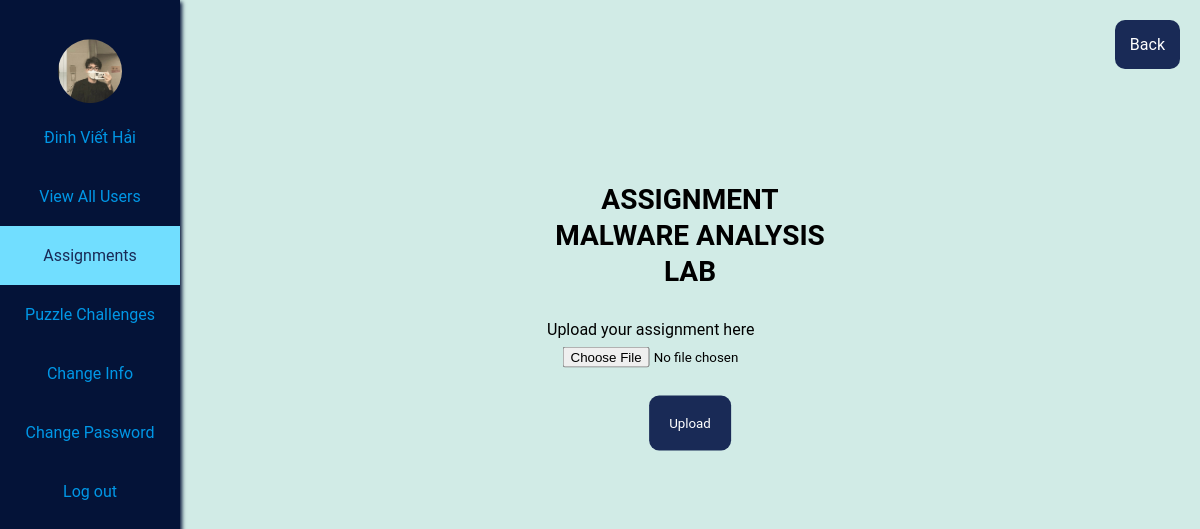
Page /student/assignment_upload.php?id=1 (signed in) on the committed database.
### tables this page shows
CREATE TABLE `tbluser` (
  `id` int(11) NOT NULL,
  `username` varchar(255) NOT NULL,
  `password` varchar(255) NOT NULL,
  `pos` int(11) NOT NULL,
  `name` varchar(128) NOT NULL,
  `pnumber` varchar(16) NOT NULL,
  `email` varchar(128) NOT NULL,
  `avatar` varchar(128) NOT NULL
);

CREATE TABLE `tblassignment` (
  `id` int(11) NOT NULL,
  `title` varchar(255) NOT NULL,
  `idteacher` int(11) NOT NULL,
  `filename` varchar(255) NOT NULL,
  `updateon` datetime NOT NULL
);

### student/assignment_upload.php (the view, shortened to what this page needs)
<?php
    require_once("../config/user.php");
    $assign_title = "";
    if(isset($_GET["id"])){
        $id_assign = $_GET["id"];
        $sql = "SELECT * FROM tblassignment WHERE id='$id_assign'";
        $result = $conn->query($sql);
        $row = $result->fetch_array(MYSQLI_NUM);
        $assign_title = $row[1];
    }
?>
<!DOCTYPE html>
<html lang="en">
<head>
    <link rel="stylesheet" href="student_style.css">
</head>
<body>
    <div class="sidebar" >
        <ul class="menu">
            <li>
                <?php
                    $id = $_SESSION["id"];
                    $sql = "SELECT * FROM tbluser WHERE id = '$id'";
                    $result = $conn->query($sql);
                    $row = $result->fetch_array(MYSQLI_NUM);
                    echo '<a href="index.php"> <img src="../image/avatars/'.($row[7] ? $row[7] : "default-avatar.png").'" class="avatar" alt=""> </a>';
                ?>
            </li>
            <li>
                <a href="index.php">
                    <?php
                    echo "<span>".$row[4]."</span>";
                    ?>
                </a>
            </li>
            <li>
                <a href="user.php" >View All Users</a>
            </li>
            <li>
                <a href="assignment_show.php" class="darkblue">Assignments</a>
            </li>
            <li>
                <a href="challenge.php" >Puzzle Challenges</a>
            </li>
			<li>
                <a href="changeinfo.php" >Change Info</a>
            </li>
			<li>
                <a href="changepwd.php" >Change Password</a>
			</li>
			<li>
                <a href="../logout.php">Log out</a>
            </li>
        </ul>
	</div>
    <div class="content">
        <a href="assignment_show.php" class="add">Back</a>
        <form action="" class="asgm-upload" method="post" enctype="multipart/form-data" >
            <p style="text-align:center; margin-bottom: 30px;"> Assignment <br /> <?php echo $assign_title; ?> </p>
            <label for="avatar">Upload your assignment here</label>
            <input style="position: relative;left: 50%; transform: translateX(-50%);" type="file" id="myfile" name="file"><br><br>
			<input type="submit" value="Upload" name="submit"><br><br>
		</form>
    </div>
</body>
</html>

### student/student_style.css (style rules this page uses)
* { margin: 0; padding: 0; font-family: "Roboto", sans-serif; }
.sidebar { height: 100%; width: 180px; position: fixed; z-index: 1; top: 0; left: 0; background-color: #041338; overflow-x: hidden; font-size: 16px; box-shadow: 2px 2px 4px #041338; }
img.avatar { height: 64px; width: 64px; border-radius: 50%; cursor: pointer; transform: translateY(30%); padding: 0 60px; }
.sidebar .menu { margin-top: 0px; }
.sidebar .menu li { list-style-type: none; display: flex; justify-content: center; width: 100%; }
.sidebar .menu li a { display: block; padding: 20px 0; text-decoration: none; color: #0097e6; text-align: center; flex: 1; }
.darkblue { background-color: #71deff!important; color: #192a56!important; opacity: 100%; }
.content { margin-left: 180px; padding: 20px; box-sizing: border-box; font-size: 14px; height: 100vh; background: #d1ebe6; }
.content form { width: 30%; position: relative; left: 50%; top: 50%; transform: translate(-50%, -50%); }
.content p { font-size: 28px!important; font-weight: bold; text-transform: uppercase; margin-bottom: 20px; text-align: center; line-height: 36px; }
form.asgm-upload { top: 40%; }
.content label { font-size: 16px; margin-left: 4px; }
.content input[type="submit"] { border: none; padding: 20px; background: #192a56; color: white; position: relative; left: 50%; transform: translateX(-50%); border-radius: 10px; margin-top: 20px; cursor: pointer; }
.content form input[type="file"] { position: relative; left: 50%; transform: translateX(-50%); top: 8px; }
.content .add { padding: 15px; background: #192a56; color: white; border: none; position: absolute; top: 20px; right: 20px; border-radius: 10px; font-size: 16px; }
.add { padding: 15px; background: #192a56; color: white; border: none; border-radius: 10px; text-decoration: none; }

### rows in the picture
tbluser: avatar (picture), name "Đinh Viết Hải"
tblassignment: title "MALWARE ANALYSIS LAB"
